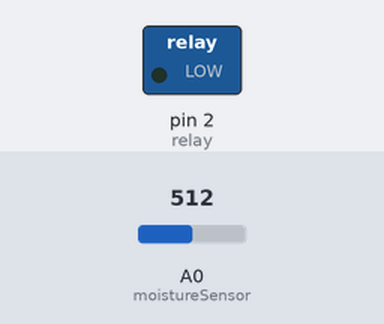
Recording of a sketch running on a simulated Arduino Uno, built with avr-gcc and run on an emulated ATmega328P. Parts: switched loads named in the sketch (green lamp = pin HIGH). Inputs (shaded band) come from the test bench; at power-on: A0 (moistureSensor) = 512.

Above: at 1.8 s.
1.9 s: A0 (moistureSensor) set to 440
3.4 s: A0 (moistureSensor) set to 421
At 4.6 s:
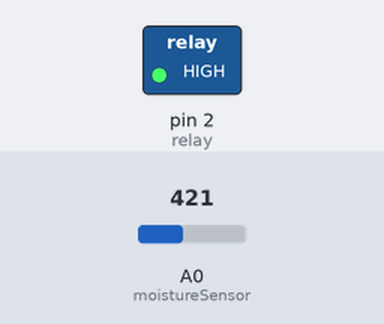
5.5 s: A0 (moistureSensor) set to 511
At 7.2 s:
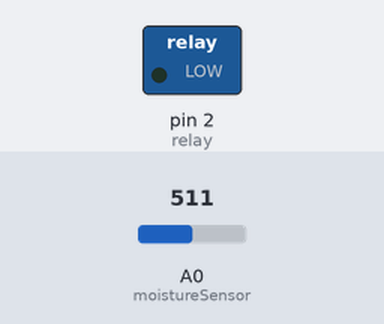
7.5 s: A0 (moistureSensor) set to 420
At 8.8 s:
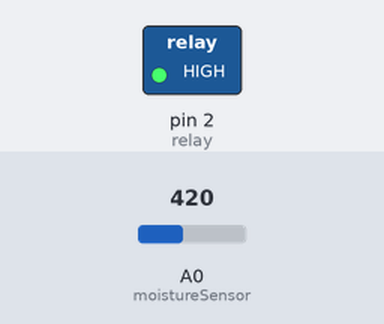
Timing chart, 0 to 10.5 s (numbered marks = the images above; inputs shaded):
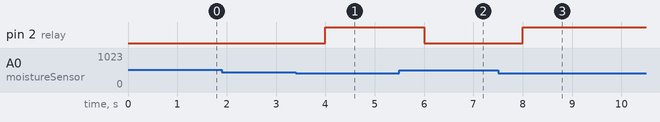

Measured:
- the behaviour switches between 430 and 429 on A0 (moistureSensor) (found by bisection; images 0 and 1)
- after the input at 1.9 s, every drawn part: stays the same
- after the input at 3.4 s, pin 2 (relay): LOW → HIGH after 0.60 s
- after the input at 5.5 s, pin 2 (relay): HIGH → LOW after 0.50 s
- after the input at 7.5 s, pin 2 (relay): LOW → HIGH after 0.50 s

The sketch:

AutoWaterPump.ino
```cpp
// Set up your input and output pins
int moistureSensor = A0;
int relay = 2;
int sensorValue = 0;
int dryThreshold = 430;

void setup() {
  // Set up the relay pin as an output
  pinMode(relay, OUTPUT);
}

void loop() {
  // Read the value from the moisture sensor
  sensorValue = analogRead(moistureSensor);

  // Map the sensor value to a percentage (assuming 600 is 100% and 0 is 0%)
  int moisturePercent = map(sensorValue, 0, 600, 0, 0);

  // If the sensor value is below the dryness threshold, activate the pump
  if (sensorValue < dryThreshold) {
    digitalWrite(relay, HIGH);
  }
  // If the sensor value is above the dryness threshold, deactivate the pump
  else {
    digitalWrite(relay, LOW);
  }

  // Wait for a bit before checking again
  delay(1000);
}
```
